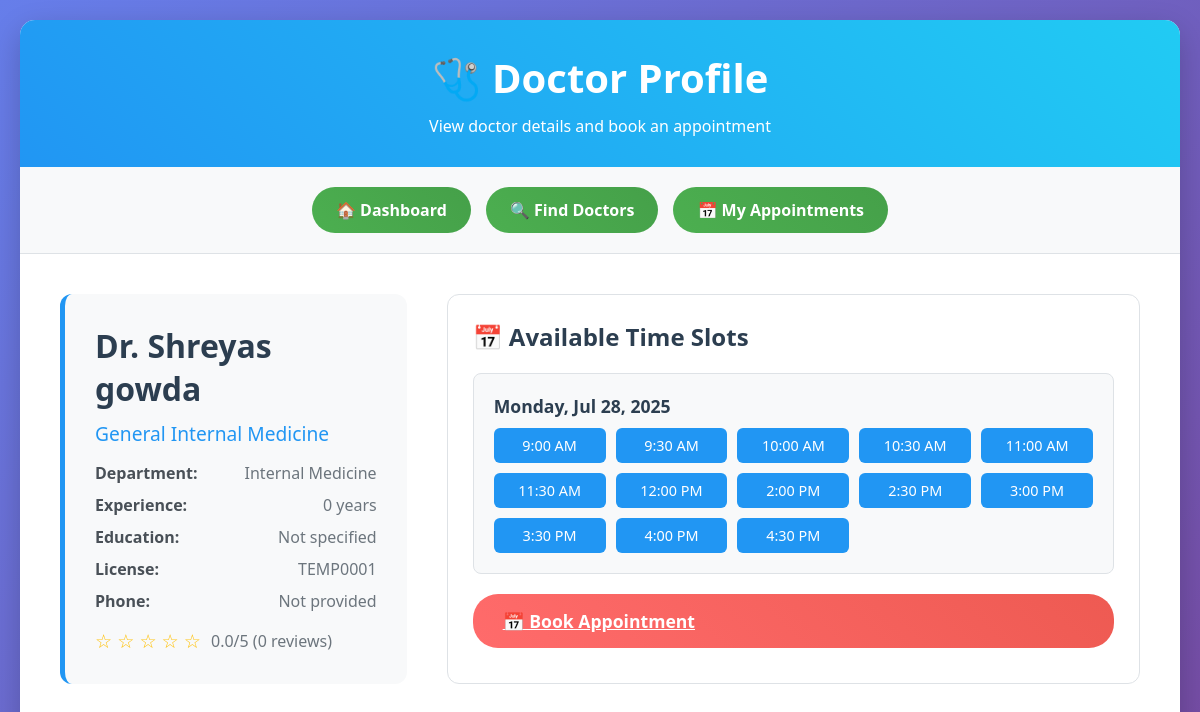
Screenshot of /appointments/doctors/2/ with the database file from the repository.
### doctors/models.py (models this page shows, shortened)
class Doctor(models.Model):
    user = models.OneToOneField(User, on_delete=models.CASCADE)
    specialization = models.ForeignKey(Specialization, on_delete=models.CASCADE)
    department = models.ForeignKey(Department, on_delete=models.CASCADE)
    license_number = models.CharField(max_length=50, unique=True, default="TEMP000")
    experience_years = models.PositiveIntegerField(default=0)
    qualification = models.CharField(max_length=200, default="General Practitioner")
    consultation_fee = models.DecimalField(max_digits=10, decimal_places=2, default=0.00)
    biography = models.TextField(blank=True)
    is_available = models.BooleanField(default=True)
    rating = models.FloatField(default=0.0)
    total_reviews = models.PositiveIntegerField(default=0)
    phone_number = models.CharField(max_length=15, blank=True)
    created_at = models.DateTimeField(auto_now_add=True)
    updated_at = models.DateTimeField(auto_now=True)

class Specialization(models.Model):
    name = models.CharField(max_length=100, unique=True)
    department = models.ForeignKey(Department, on_delete=models.CASCADE, related_name='specializations')
    description = models.TextField(blank=True)

class Department(models.Model):
    name = models.CharField(max_length=100, unique=True)
    description = models.TextField(blank=True)
    created_at = models.DateTimeField(auto_now_add=True)

### users/models.py (models this page shows, shortened)
class User(AbstractUser):
    ROLE_CHOICES = (
        ('patient', 'Patient'),
        ('doctor', 'Doctor'),
        ('admin', 'Admin'),
    )
    GENDER_CHOICES = [
        ('M', 'Male'),
        ('F', 'Female'),
        ('O', 'Other'),
    ]
    role = models.CharField(max_length=10, choices=ROLE_CHOICES, default='patient')
    phone_number = models.CharField(max_length=15, blank=True)
    date_of_birth = models.DateField(null=True, blank=True)
    gender = models.CharField(max_length=1, choices=GENDER_CHOICES, blank=True)
    address = models.TextField(blank=True)
    emergency_contact_name = models.CharField(max_length=100, blank=True)
    emergency_contact_phone = models.CharField(max_length=15, blank=True)
    blood_group = models.CharField(max_length=5, blank=True)
    created_at = models.DateTimeField(auto_now_add=True)
    updated_at = models.DateTimeField(auto_now=True)

### appointments/views.py (the view)
# urls.py: path('doctors/<int:doctor_id>/', views.doctor_detail, name='doctor_detail'),
def doctor_detail(request, doctor_id):
    doctor = get_object_or_404(Doctor, id=doctor_id, is_available=True)
    reviews = doctor.reviews.select_related('patient').order_by('-created_at')[:5]
    avg_rating = doctor.reviews.aggregate(Avg('rating'))['rating__avg'] or 0
    availability_slots = []
    for i in range(7):
        date = timezone.now().date() + timedelta(days=i)
        weekday = date.weekday()
        slots = DoctorAvailability.objects.filter(
            doctor=doctor,
            day_of_week=weekday,
            is_available=True
        )
        if slots:
            booked_appointments = Appointment.objects.filter(
                doctor=doctor,
                appointment_date__date=date,
                status__in=['pending', 'confirmed']
            ).values_list('appointment_date__time', flat=True)
            available_times = []
            for slot in slots:
                current_time = datetime.combine(date, slot.start_time)
                end_time = datetime.combine(date, slot.end_time)
                while current_time < end_time:
                    if current_time.time() not in booked_appointments:
                        available_times.append(current_time.time())
                    current_time += timedelta(minutes=30)
            if available_times:
                availability_slots.append({
                    'date': date,
                    'times': available_times
                })
    context = {
        'doctor': doctor,
        'reviews': reviews,
        'avg_rating': avg_rating,
        'total_reviews': doctor.reviews.count(),
        'availability_slots': availability_slots,
    }
    return render(request, 'appointments/doctor_detail.html', context)

### templates/appointments/doctor_detail.html (shortened to what this page needs)
<!DOCTYPE html>
<html lang="en">
<head>
</head>
<body>
    <div class="container">
        <div class="header">
            <h1>🩺 Doctor Profile</h1>
            <p>View doctor details and book an appointment</p>
        </div>
        <div class="nav-section">
            <div class="nav-buttons">
                <a href="{% url 'patient_dashboard' %}" class="nav-btn">🏠 Dashboard</a>
                <a href="{% url 'appointments:doctor_search' %}" class="nav-btn">🔍 Find Doctors</a>
                <a href="{% url 'appointments:patient_appointments' %}" class="nav-btn">📅 My Appointments</a>
            </div>
        </div>
        <div class="content">
            <div class="doctor-profile">
                <div class="doctor-info">
                    <div class="doctor-name">Dr. {{ doctor.user.get_full_name }}</div>
                    <div class="doctor-specialty">{{ doctor.specialization.name }}</div>
                    <div class="info-item">
                        <span class="info-label">Department:</span>
                        <span class="info-value">{{ doctor.department.name }}</span>
                    </div>
                    <div class="info-item">
                        <span class="info-label">Experience:</span>
                        <span class="info-value">{{ doctor.experience_years }} years</span>
                    </div>
                    <div class="info-item">
                        <span class="info-label">Education:</span>
                        <span class="info-value">{{ doctor.education|default:"Not specified" }}</span>
                    </div>
                    <div class="info-item">
                        <span class="info-label">License:</span>
                        <span class="info-value">{{ doctor.license_number }}</span>
                    </div>
                    <div class="info-item">
                        <span class="info-label">Phone:</span>
                        <span class="info-value">{{ doctor.phone_number|default:"Not provided" }}</span>
                    </div>
                    <div class="rating-section">
                        <div class="stars">
                            {% for i in "12345" %}
                                {% if forloop.counter <= avg_rating %}
                                    ⭐
                                {% else %}
                                    ☆
                                {% endif %}
                            {% endfor %}
                        </div>
                        <span class="rating-text">{{ avg_rating|floatformat:1 }}/5 ({{ total_reviews }} reviews)</span>
                    </div>
                </div>
                <div class="availability-section">
                    <div class="section-title">📅 Available Time Slots</div>
                    {% if availability_slots %}
                        <div class="availability-grid">
                            {% for slot in availability_slots %}
                            <div class="date-slot">
                                <div class="date-header">{{ slot.date|date:"l, M d, Y" }}</div>
                                <div class="time-slots">
                                    {% for time in slot.times %}
                                    <a href="{% url 'appointments:book_appointment' doctor.id %}?date={{ slot.date|date:'Y-m-d' }}&time={{ time|time:'H:i' }}" class="time-slot">
                                        {{ time|time:"g:i A" }}
                                    </a>
                                    {% endfor %}
                                </div>
                            </div>
                            {% endfor %}
                        </div>
                        <a href="{% url 'appointments:book_appointment' doctor.id %}" class="book-btn">
                            📅 Book Appointment
                        </a>
                    {% else %}
                        <div class="no-availability">
                            <h3>No Available Slots</h3>
                            <p>This doctor has no available appointment slots in the next 7 days.</p>
                            <p>Please check back later or contact the doctor directly.</p>
                        </div>
                    {% endif %}
                </div>
            </div>
        </div>
    </div>
</body>
</html>

### templates/appointments/doctor_detail.html (style rules this page uses)
* { margin: 0; padding: 0; box-sizing: border-box; }
body { font-family: 'Segoe UI', Tahoma, Geneva, Verdana, sans-serif; background: linear-gradient(135deg, #667eea 0%, #764ba2 100%); min-height: 100vh; padding: 20px; }
.container { max-width: 1200px; margin: 0 auto; background: white; border-radius: 15px; box-shadow: 0 10px 30px rgba(0,0,0,0.2); overflow: hidden; }
.header { background: linear-gradient(45deg, #2196F3, #21CBF3); color: white; padding: 30px; text-align: center; }
.header h1 { margin-bottom: 10px; font-size: 2.5em; }
.nav-section { background: #f8f9fa; padding: 20px; border-bottom: 1px solid #dee2e6; }
.nav-buttons { display: flex; gap: 15px; justify-content: center; flex-wrap: wrap; }
.nav-btn { background: linear-gradient(45deg, #4CAF50, #45a049); color: white; padding: 12px 24px; text-decoration: none; border-radius: 25px; font-weight: bold; transition: all 0.3s ease; }
.content { padding: 40px; }
.doctor-profile { display: grid; grid-template-columns: 1fr 2fr; gap: 40px; margin-bottom: 40px; }
.doctor-info { background: #f8f9fa; padding: 30px; border-radius: 12px; border-left: 5px solid #2196F3; }
.doctor-name { font-size: 2em; font-weight: bold; color: #2c3e50; margin-bottom: 10px; }
.doctor-specialty { font-size: 1.2em; color: #2196F3; margin-bottom: 15px; }
.info-item { margin-bottom: 10px; display: flex; justify-content: space-between; }
.info-label { font-weight: bold; color: #495057; }
.info-value { color: #6c757d; }
.rating-section { display: flex; align-items: center; gap: 10px; margin-top: 15px; }
.stars { color: #ffc107; font-size: 1.2em; }
.rating-text { color: #6c757d; }
.availability-section { background: white; border: 1px solid #dee2e6; border-radius: 12px; padding: 25px; }
.section-title { font-size: 1.5em; font-weight: bold; color: #2c3e50; margin-bottom: 20px; }
.availability-grid { display: grid; gap: 15px; }
.date-slot { background: #f8f9fa; border: 1px solid #dee2e6; border-radius: 8px; padding: 20px; }
.date-header { font-weight: bold; color: #2c3e50; margin-bottom: 10px; font-size: 1.1em; }
.time-slots { display: grid; grid-template-columns: repeat(auto-fill, minmax(100px, 1fr)); gap: 10px; }
.time-slot { background: #2196F3; color: white; padding: 8px 12px; border-radius: 6px; text-align: center; cursor: pointer; transition: all 0.3s ease; text-decoration: none; font-size: 0.9em; }
.book-btn { background: linear-gradient(45deg, #ff6b6b, #ee5a52); color: white; padding: 15px 30px; border: none; border-radius: 25px; font-weight: bold; font-size: 1.1em; cursor: pointer; transition: all 0.3s ease; margin-top: 20px; display: block; width: 100%; }

### rows the page displays
Doctor: user.get_full_name "Shreyas gowda", specialization.name "General Internal Medicine", department.name "Internal Medicine", experience_years "0", license_number "TEMP0001", phone_number "Not provided"

### other values shown
{{ doctor.education|default:"Not specified" }} "Not specified"
{{ avg_rating|floatformat:1 }} "0.0"
{{ total_reviews }} "0"
{{ slot.date|date:"l, M d, Y" }} "Monday, Jul 28, 2025"
{{ time|time:"g:i A" }} "9:00 AM" "9:30 AM" "10:00 AM" "10:30 AM" "11:00 AM" "11:30 AM" "12:00 PM" "2:00 PM" "2:30 PM" "3:00 PM" "3:30 PM" "4:00 PM" "4:30 PM"
